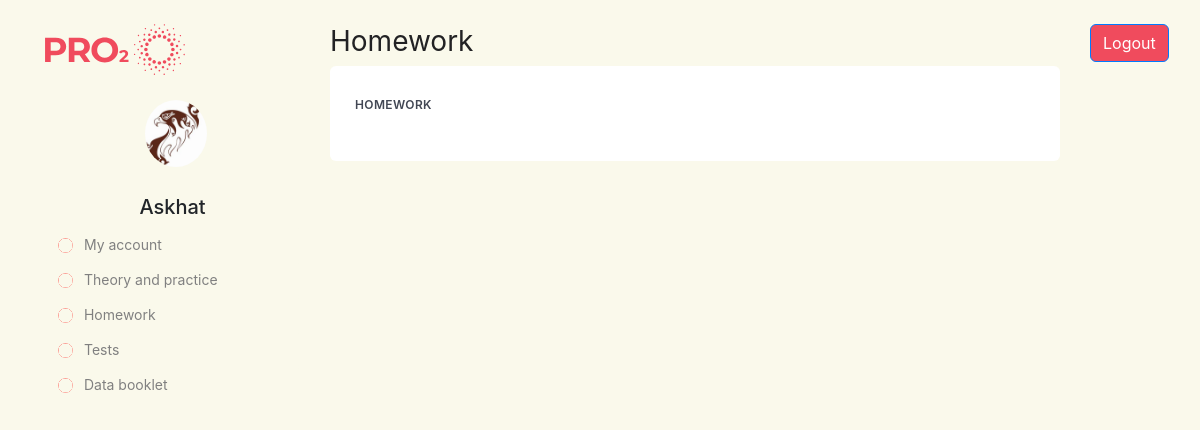
/homework/solve/ (signed in), run on the app's committed database.
### main/models.py (models this page shows, shortened)
class Person(AbstractBaseUser, PermissionsMixin):
    name = models.CharField(max_length=50)
    email = models.EmailField(_('email address'),  primary_key=True)
    password = models.CharField(max_length=1000)
    phone = models.CharField(max_length=25)
    person_type = models.BooleanField(default=False)
    is_paid = models.BooleanField(default=False)
    is_staff = models.BooleanField(default=False)
    is_god = models.BooleanField(default=False)
    image = models.ImageField(default='default.jpg', upload_to='profile_pics')
    is_active = models.BooleanField(default=True)
    is_admin = models.BooleanField(default=False)
    USERNAME_FIELD = 'email'
    REQUIRED_FIELDS = ['name','password','phone',person_type]
    objects = CustomUserManager()

### main/views.py (the view)
# urls.py: path('homework/solve/', views.homeworkNext, name='homeworkNext'),
@login_required
@active_student_required
def homeworkNext(request):
    cur_hw = request.GET.get('homework', '')
    curr_course = request.session.get('curr_course')
    hw = Homework.objects.filter(course_name = curr_course, homework_name = cur_hw)
    points = HomeworkPoints.objects.filter(course_name = curr_course, homework_name = cur_hw)
    context = {
        'homework' : hw,
        'points' : points
    }
    return render(request, 'main/homeworkNext.html',context)

### main/templates/main/homeworkNext.html (shortened to what this page needs)
{% extends "main/base.html" %}
{% load static %}
{% block title %}
    <link rel="stylesheet" type="text/css" href="{% static 'main/homeworkNext.css' %}">
{% endblock %}
{% block content %}
<br/>
<div class="row padding">
    <div class="col-lg-3 left-side">
        <img src="/media/Logo.svg" class="img-fluid">
        <br/>
        <div class="media photo">
            <img class="rounded-circle account-img custom-img" src="{{ user.image.url }}">
        </div>
        <h5 class="center">{{user.name}}</h5>
        <a href="{% url 'main-personal_page' %}" class="btn btn-primary btn-custom"><img class="rounded-circle account-img custom-img-xs" src="/media/circle.png">
            <span class="en-text">&ensp; My account</span>
        </a>
        <a href="{% url 'theory' %}" class="btn btn-primary btn-custom"><img class="rounded-circle account-img custom-img-xs" src="/media/circle.png">
            <span class="en-text">&ensp; Theory and practice</span>
        </a>
        <a href="{% url 'homework' %}" class="btn btn-primary btn-custom"><img class="rounded-circle account-img custom-img-xs" src="/media/circle.png">
            <span class="en-text">&ensp; Homework</span>
        </a>
        <a href="{% url 'test' %}" class="btn btn-primary btn-custom"><img class="rounded-circle account-img custom-img-xs" src="/media/circle.png">
            <span class="en-text">&ensp; Tests</span>
        </a>
        <a href="{% url 'formula' %}" class="btn btn-primary btn-custom"><img class="rounded-circle account-img custom-img-xs" src="/media/circle.png">
            <span class="en-text">&ensp; Data booklet</span>
        </a>
    </div>
    <div class="col-lg-8 right-side">
            <h4 class="title">
                <span class="en-text">Homework</span>
            </h4>
            <div class="main-box">
                <br/>
                <h5 class="idea">
                    <span class="en-text">Homework</span>
                </h5>
                <br/>
                <br/>
            </div>
    </div>
    <div class="col-lg-1">
        <a href="{% url 'logout' %}" class="btn btn-primary btn-red">
            <span class="en-text">Logout</span>
        </a>
    </div>
</div>
{% endblock content %}

### main/static/main/homeworkNext.css (style rules this page uses)
body { background-color: #faf9eb; }
.photo { width: 120px; height: 120px; left: 490px; top: 114px; padding-top: 25px; }
.custom-img { max-height: 200px; max-width: 200px; width: 70%; height: 70%; width: auto; position:relative; left: +100px; }
.custom-img-xs { max-height: 15px; max-width: 15px; width: 70%; height: 70%; width: auto; position:relative; top: +1px; }
.center { text-align: center; }
.btn-custom { background-color: #faf9eb; color: gray; border-color: #faf9eb; position: static; font-family: Museo Sans Cyrl 500; font-style: normal; font-weight: normal; font-size: 14px; display: flex; align-items: center; flex: none; order: 1; align-self: center; }
.btn-red { left: 0px; right: 0px; top: 0px; bottom: 0px; background: #F04B5D; border-radius: 6px; }
.title { left: 39.32%; right: 47.19%; top: 1.24%; bottom: 97.15%; font-family: Museo Sans Cyrl 500; font-style: normal; font-weight: normal; font-size: 28px; line-height: 34px; display: flex; align-items: center; color: #222224; }
.main-box { left: 39.32%; right: 20.31%; top: 3.8%; bottom: 3.23%; background: #FFFFFF; border-radius: 6px; }
.idea { padding-top: 15px; padding-left: 25px; height: 15px; left: 785px; top: 197px; font-family: Museo Sans Cyrl 500; font-style: normal; font-weight: 600; font-size: 12px; line-height: 14px; display: flex; align-items: center; letter-spacing: 0.03em; text-transform: uppercase; color: #424754; }

### data on the page
Person: image (picture), name "Askhat"
